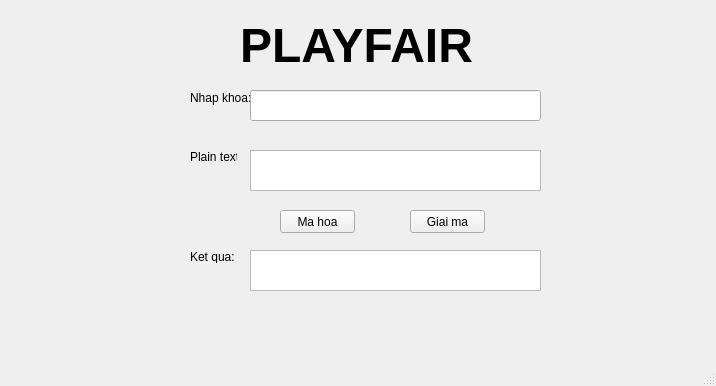
<?xml version="1.0" encoding="UTF-8"?>
<ui version="4.0">
 <class>MainWindow</class>
 <widget class="QMainWindow" name="MainWindow">
  <property name="geometry">
   <rect>
    <x>0</x>
    <y>0</y>
    <width>716</width>
    <height>386</height>
   </rect>
  </property>
  <property name="windowTitle">
   <string>MainWindow</string>
  </property>
  <widget class="QWidget" name="centralwidget">
   <widget class="QLabel" name="lbl_key">
    <property name="geometry">
     <rect>
      <x>190</x>
      <y>90</y>
      <width>61</width>
      <height>16</height>
     </rect>
    </property>
    <property name="text">
     <string>Nhap khoa:</string>
    </property>
   </widget>
   <widget class="QLineEdit" name="txt_key">
    <property name="geometry">
     <rect>
      <x>250</x>
      <y>90</y>
      <width>291</width>
      <height>31</height>
     </rect>
    </property>
   </widget>
   <widget class="QLabel" name="lbl_input_2">
    <property name="geometry">
     <rect>
      <x>190</x>
      <y>150</y>
      <width>47</width>
      <height>13</height>
     </rect>
    </property>
    <property name="text">
     <string>Plain text:</string>
    </property>
   </widget>
   <widget class="QTextBrowser" name="txt_input">
    <property name="geometry">
     <rect>
      <x>250</x>
      <y>150</y>
      <width>291</width>
      <height>41</height>
     </rect>
    </property>
   </widget>
   <widget class="QPushButton" name="btn_encrypt">
    <property name="geometry">
     <rect>
      <x>280</x>
      <y>210</y>
      <width>75</width>
      <height>23</height>
     </rect>
    </property>
    <property name="text">
     <string>Ma hoa</string>
    </property>
   </widget>
   <widget class="QPushButton" name="btn_decrypt">
    <property name="geometry">
     <rect>
      <x>410</x>
      <y>210</y>
      <width>75</width>
      <height>23</height>
     </rect>
    </property>
    <property name="text">
     <string>Giai ma</string>
    </property>
   </widget>
   <widget class="QLabel" name="lbl_output">
    <property name="geometry">
     <rect>
      <x>190</x>
      <y>250</y>
      <width>47</width>
      <height>13</height>
     </rect>
    </property>
    <property name="text">
     <string>Ket qua:</string>
    </property>
   </widget>
   <widget class="QTextBrowser" name="txt_output">
    <property name="geometry">
     <rect>
      <x>250</x>
      <y>250</y>
      <width>291</width>
      <height>41</height>
     </rect>
    </property>
   </widget>
   <widget class="QLabel" name="label">
    <property name="geometry">
     <rect>
      <x>240</x>
      <y>20</y>
      <width>281</width>
      <height>51</height>
     </rect>
    </property>
    <property name="font">
     <font>
      <pointsize>36</pointsize>
      <weight>75</weight>
      <bold>true</bold>
     </font>
    </property>
    <property name="text">
     <string>PLAYFAIR</string>
    </property>
   </widget>
  </widget>
  <widget class="QMenuBar" name="menubar">
   <property name="geometry">
    <rect>
     <x>0</x>
     <y>0</y>
     <width>716</width>
     <height>21</height>
    </rect>
   </property>
  </widget>
  <widget class="QStatusBar" name="statusbar"/>
 </widget>
 <resources/>
 <connections/>
</ui>
